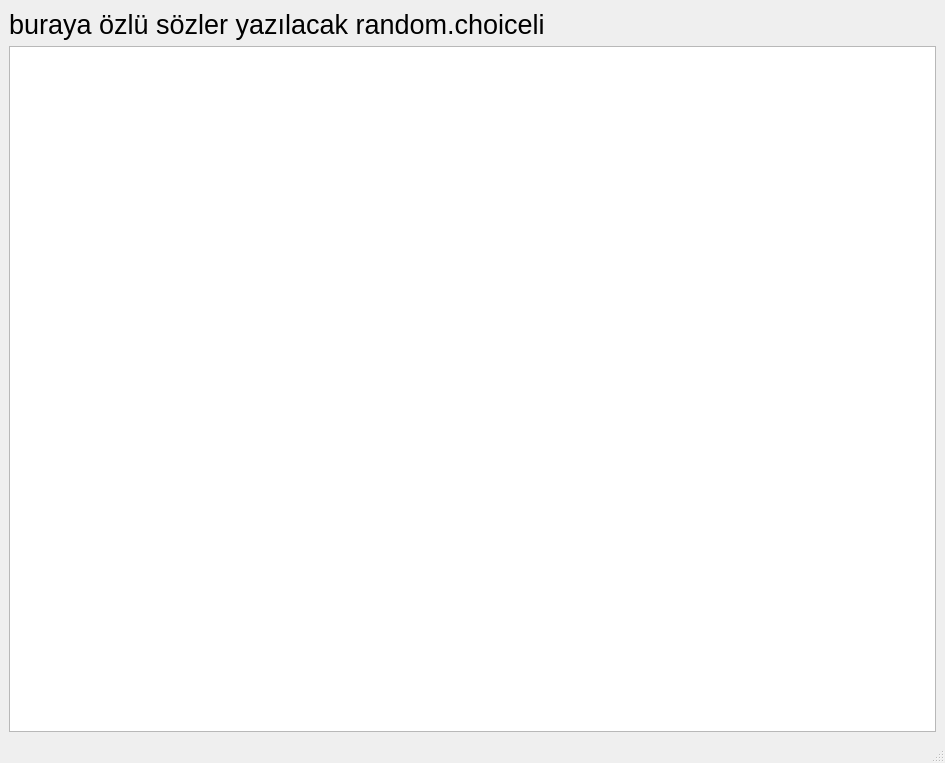
<?xml version="1.0" encoding="UTF-8"?>
<ui version="4.0">
 <class>MainWindow</class>
 <widget class="QMainWindow" name="MainWindow">
  <property name="geometry">
   <rect>
    <x>0</x>
    <y>0</y>
    <width>945</width>
    <height>763</height>
   </rect>
  </property>
  <property name="windowTitle">
   <string>Deneme Listesi</string>
  </property>
  <property name="windowIcon">
   <iconset resource="../onizlenim/resim.qrc">
    <normaloff>:/newPrefix/resim/0.png</normaloff>:/newPrefix/resim/0.png</iconset>
  </property>
  <widget class="QWidget" name="centralwidget">
   <layout class="QHBoxLayout" name="horizontalLayout_2">
    <item>
     <layout class="QHBoxLayout" name="horizontalLayout">
      <item>
       <layout class="QVBoxLayout" name="verticalLayout">
        <item>
         <widget class="QLabel" name="label">
          <property name="minimumSize">
           <size>
            <width>200</width>
            <height>0</height>
           </size>
          </property>
          <property name="font">
           <font>
            <family>MS Shell Dlg 2</family>
            <pointsize>20</pointsize>
            <weight>50</weight>
            <italic>false</italic>
            <bold>false</bold>
           </font>
          </property>
          <property name="styleSheet">
           <string notr="true">font: 20pt &quot;MS Shell Dlg 2&quot;;</string>
          </property>
          <property name="text">
           <string>buraya özlü sözler yazılacak random.choiceli</string>
          </property>
         </widget>
        </item>
        <item>
         <widget class="QListWidget" name="listWidget">
          <property name="styleSheet">
           <string notr="true">font: 14pt &quot;MS Shell Dlg 2&quot;;</string>
          </property>
         </widget>
        </item>
       </layout>
      </item>
     </layout>
    </item>
   </layout>
  </widget>
  <widget class="QMenuBar" name="menubar">
   <property name="geometry">
    <rect>
     <x>0</x>
     <y>0</y>
     <width>945</width>
     <height>26</height>
    </rect>
   </property>
  </widget>
  <widget class="QStatusBar" name="statusbar"/>
 </widget>
 <resources>
  <include location="../onizlenim/resim.qrc"/>
 </resources>
 <connections/>
</ui>
